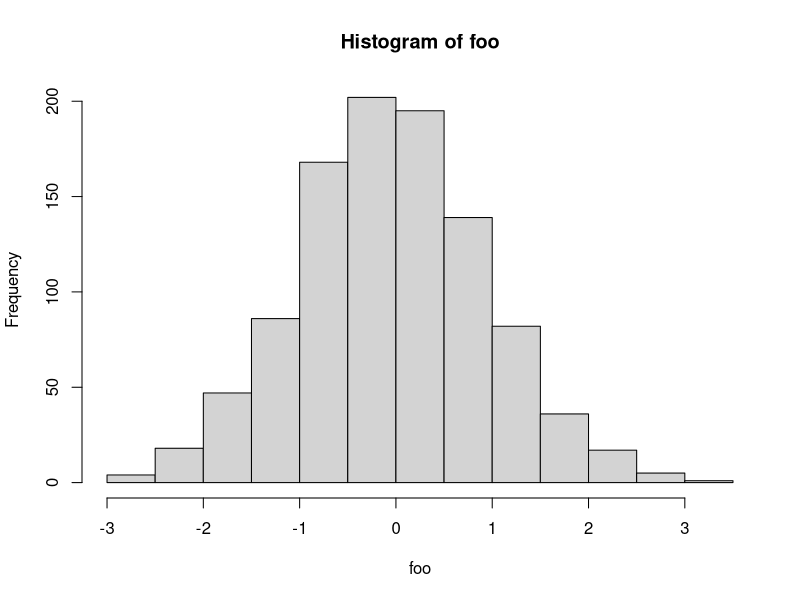

The R source for this figure:
## ---- chunk 1
# ここには解析コード
foo = rnorm(1000)
hist(foo)
## ---- chunk 2
# ここにも解析コード
df = subset(mtcars, select = mpg:qsec)
knitr::kable(head(df))
